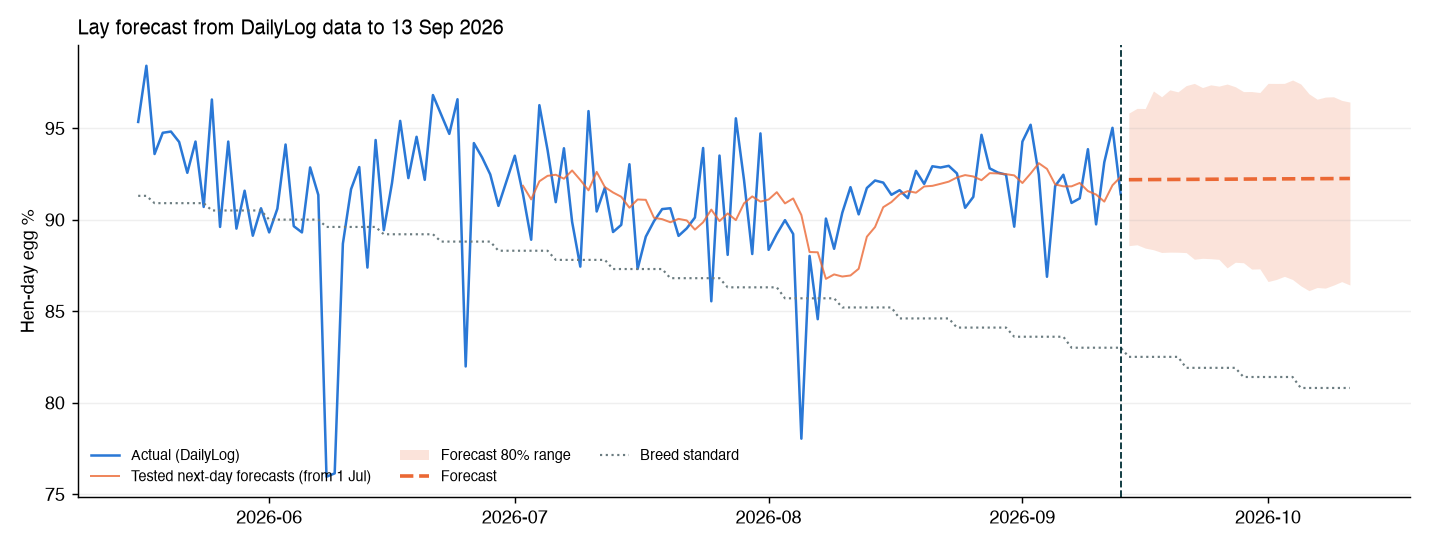

This chart was generated by the following Python code:
#!/usr/bin/env python3
"""Lay (HPED) forecast for the Flock Vet panel: one model for the next 3 days and the next 4 weeks.

This is a forecast, not a measurement. Egg data: the farm's manual DailyLog only (camera counts are
not used). Data preparation (HPED formula as in the app, exclusions, breed standard, shed THI and the
flock's own Gompertz lay curve) is reused from hped_forecast.py.

The model shown in the app
  level  L(d)  mean of HPED / curve over the flock's last 7 logged days up to day d
  curve  s(t)  the flock's own lay curve (Gompertz rise with linear decline, refitted on data up to d)
  forecast for day t (1-28 days ahead): L(d) x s(t), the recent level carried along the curve

Also tested (lay_backtest.csv): level windows of 3/7/14 days; the breed standard or a flat line as the
curve; and a ridge-regression adjustment for the next 3 days from the last days' departure from the
level, the weekday, shed heat (THI), water per bird, cracked eggs, egg-size mix and mortality. None was
reliably more accurate, so the shown model stays the simple one.

Testing: a forecast is made from every day (rolling origin) using only data up to that day; scored on
forecasts made 15 Apr - 30 Jun and from 1 Jul. A separate "dip watch" reports big drops in water per
bird with their past track record.

Run from the repository root:
    /Users/dylangeldenhuys/Code/Dashboard/analysis/.venv/bin/python analysis/ai_demo/forecast/lay_forecast.py [--offline]

Read-only on every source. Writes src/data/ai-demo/hped_forecast.json, and lay_forecast.png and
lay_backtest.csv (every tested set-up) next to this script.
"""

from __future__ import annotations

import argparse
import json
import sys
from datetime import datetime, timezone
from pathlib import Path

import numpy as np
import pandas as pd
from sklearn.linear_model import Ridge

HERE = Path(__file__).resolve().parent
sys.path.insert(0, str(HERE))
import hped_forecast as H  # noqa: E402  (shared data preparation)

ROOT = HERE.parents[2]
JSON_OUT = ROOT / "src" / "data" / "ai-demo" / "hped_forecast.json"
PNG_OUT = HERE / "lay_forecast.png"
CSV_OUT = HERE / "lay_backtest.csv"
DAY = pd.Timedelta(days=1)

SHORT_H, LONG_H = 3, 28
SEL_START, SEL_END = pd.Timestamp("2026-04-15"), pd.Timestamp("2026-06-30")
REP_START = pd.Timestamp("2026-07-01")
LEVEL_KS = (3, 7, 14)
SHAPES = ("flock", "standard", "flat")
ADJUSTS = ("recent", "signals")
ALPHAS = (3.0, 30.0, 300.0)
MIN_TRAIN = 40          # training rows needed before the adjustment is used
DIP_PTS = 4.0           # a dip: lay at least 4 points below the recent level
WARN_PTS = 2.0          # a warning: the forecast is at least 2 points below the recent level
HISTORY_DAYS = 120
WM = {"WM1": "24e124136f451854", "WM2": "24e124136f456303"}
WEEKDAYS = ["Mon", "Tue", "Wed", "Thu", "Fri", "Sat"]  # Sunday is the reference day
RECENT = ["dev1", "dev3"]
SIGNALS = ["heat", "heat_rise", "water_drop", "cracked", "size", "mortality"]
GROUP = {"dev1": "Recent days", "dev3": "Recent days", "heat": "Shed heat (THI)", "heat_rise": "Shed heat (THI)",
         "water_drop": "Water per bird", "cracked": "Cracked eggs", "size": "Egg-size mix", "mortality": "Mortality",
         **{f"wd_{w}": "Weekday pattern" for w in WEEKDAYS}}
SHAPE_TEXT = {"flock": "the flock's own lay curve (Gompertz rise and slow decline)",
              "standard": "the breed-standard curve", "flat": "a flat line"}
SIGNAL_INFO = [
    {"key": "recent", "label": "Lay over the last 1–3 days compared with the recent level"},
    {"key": "weekday", "label": "Weekday pattern in the egg log"},
    {"key": "heat", "label": "Shed heat (THI peak, and its rise over the past week)"},
    {"key": "water", "label": "Drop in water per bird compared with the past week"},
    {"key": "cracked", "label": "Cracked eggs % compared with the past 4 weeks"},
    {"key": "size", "label": "Share of large eggs compared with the past 4 weeks"},
    {"key": "mortality", "label": "Deaths over the last 3 days compared with normal"},
]


# ----------------------------------------------------------------------------------------- inputs
def daily_water(offline: bool, live_hens: pd.Series) -> pd.Series:
    """Whole-house water per live bird (ml/bird/day) on days both A-frame meters reported fully."""
    p = H.CACHE / "meter_readings.parquet"
    if not offline:
        try:
            m = H.read_bronze_prefix("meter_readings/")
            m[["dev_eui", "time", "pulse_total"]].to_parquet(p, index=False)
        except Exception as e:  # noqa: BLE001
            print(f"[warn] bronze meter readings unavailable ({e}); using cache")
    m = pd.read_parquet(p if p.exists() else H.FALLBACK_CACHE / "meter_readings.parquet")
    per_arm = {}
    for arm, dev in WM.items():
        d = m[m["dev_eui"] == dev].copy()
        d["local"] = pd.to_datetime(d["time"]) + pd.Timedelta(hours=2)
        d = d.sort_values("local").drop_duplicates("local")
        inc = pd.to_numeric(d["pulse_total"], errors="coerce").diff()
        ok = (inc >= 0) & (d["local"].diff() <= pd.Timedelta(minutes=25))   # resets and gaps are not spread
        day = d["local"].dt.normalize()
        litres = (inc.where(ok) * 10).groupby(day).sum(min_count=1)
        per_arm[arm] = litres.where(ok.groupby(day).sum() >= 130)          # about 144 readings a day
    house = per_arm["WM1"] + per_arm["WM2"]
    birds = live_hens.reindex(house.index.union(live_hens.index)).ffill().reindex(house.index)
    return (house * 1000 / birds).dropna()


def signal_frame(cal: pd.DataFrame, cclim: pd.DataFrame, water: pd.Series) -> pd.DataFrame:
    """Warning signals as known at the end of each day."""
    idx = cal.index
    thi = cclim["thi_max"].reindex(idx)
    w = water.reindex(idx)
    base_w = w.shift(1).rolling(7, min_periods=4).median()
    dmg, big = cal["damaged_pct"], cal["large_share"]
    mort = cal["mortality"].where(cal["has_log"])
    f = pd.DataFrame(index=idx)
    f["heat"] = thi
    f["heat_rise"] = thi - thi.shift(1).rolling(7, min_periods=4).mean()
    f["water_drop"] = np.minimum(0.0, np.log(w / base_w))       # drops only; rises are not a warning
    f["cracked"] = dmg - dmg.shift(1).rolling(28, min_periods=10).mean()
    f["size"] = big - big.shift(1).rolling(28, min_periods=10).mean()
    f["mortality"] = mort.rolling(3, min_periods=1).sum() - 3 * mort.shift(3).rolling(28, min_periods=10).median()
    return f


# ------------------------------------------------------------------------------------------ model
_FLOCK_CURVES: dict[pd.Timestamp, pd.Series] = {}


def shape_for(cal: pd.DataFrame, kind: str, cutoff: pd.Timestamp) -> pd.Series:
    if kind == "standard":
        return cal["standard"]
    if kind == "flat":
        return pd.Series(100.0, index=cal.index)
    if cutoff not in _FLOCK_CURVES:
        try:
            popt = H.fit_gompertz(cal, cutoff)
            _FLOCK_CURVES[cutoff] = pd.Series(H.gompertz(cal["t_days"].astype(float).values, *popt), index=cal.index)
        except Exception:  # noqa: BLE001  (rare non-convergence: reuse the previous day's curve)
            prev = max(k for k in _FLOCK_CURVES if k < cutoff)
            _FLOCK_CURVES[cutoff] = _FLOCK_CURVES[prev]
    return _FLOCK_CURVES[cutoff]


def level_frame(hped_valid: pd.Series, shape: pd.Series, k: int) -> pd.DataFrame:
    """Per day: the level (mean HPED/shape over the last k logged days) and the last days' departures."""
    r = (hped_valid / shape.reindex(hped_valid.index)).dropna()
    lvl = r.rolling(k, min_periods=max(2, k // 2)).mean()
    out = pd.DataFrame({"L": lvl, "dev1": r - lvl, "dev3": r.rolling(3, min_periods=2).mean() - lvl})
    return out.reindex(shape.index).ffill()   # days without a log keep the last known values


def design(lv: pd.DataFrame, sig: pd.DataFrame, origins: pd.DatetimeIndex, h: int, adjust: str) -> pd.DataFrame:
    X = pd.DataFrame(index=origins)
    X[RECENT] = lv.loc[origins, RECENT].values
    wd = (origins + h * DAY).dayofweek
    for i, w in enumerate(WEEKDAYS):
        X[f"wd_{w}"] = (wd == i).astype(float)
    if adjust == "signals":
        X[SIGNALS] = sig.loc[origins, SIGNALS].values
    return X


def fit_adjust(X: pd.DataFrame, y: pd.Series, alpha: float):
    mu, sd = X.mean(), X.std(ddof=0).replace(0, 1.0)
    Z = ((X - mu) / sd).fillna(0.0)
    return Ridge(alpha=alpha).fit(Z.values, y.values), mu, sd


def forecast_from(cal, sig, hped_valid, origin, cfg, horizons, train_start, with_parts=False):
    """Forecasts made at the end of `origin` with only data up to it. Returns rows per horizon."""
    k, kind, adjust, alpha = cfg
    shape = shape_for(cal, kind, origin)
    known = hped_valid.loc[:origin]
    lv = level_frame(known, shape, k)
    L = lv.at[origin, "L"]
    if not np.isfinite(L):
        return []
    r_known = known / shape.reindex(known.index)
    rows = []
    for h in horizons:
        t = origin + h * DAY
        base = L * shape.at[t]
        adj, parts = 0.0, {}
        if adjust != "none" and h <= SHORT_H:
            tr = lv.index[(lv.index >= train_start) & (lv.index <= origin - h * DAY)]
            tgt = r_known.reindex(tr + h * DAY).values - lv.loc[tr, "L"].values
            keep = np.isfinite(tgt) & np.isfinite(lv.loc[tr, "L"].values)
            if keep.sum() >= MIN_TRAIN:
                X = design(lv, sig, tr[keep], h, adjust)
                model, mu, sd = fit_adjust(X, pd.Series(tgt[keep], index=tr[keep]), alpha)
                z = ((design(lv, sig, pd.DatetimeIndex([origin]), h, adjust) - mu) / sd).fillna(0.0)
                adj = float(model.predict(z.values)[0]) * shape.at[t]
                if with_parts:
                    for col, c in zip(z.columns, model.coef_ * z.values[0]):
                        parts[GROUP[col]] = parts.get(GROUP[col], 0.0) + float(c) * shape.at[t]
        rows.append({"origin": origin, "h": h, "date": t, "base": base, "forecast": base + adj, "adj": adj,
                     "parts": parts})
    return rows


def run_backtest(cal, sig, hped_valid, origins, cfg, horizons, train_start, with_parts=False) -> pd.DataFrame:
    rows = []
    for d in origins:
        rows += forecast_from(cal, sig, hped_valid, d, cfg, horizons, train_start, with_parts)
    bt = pd.DataFrame(rows)
    bt["actual"] = hped_valid.reindex(bt["date"]).values
    bt["err"] = bt["forecast"] - bt["actual"]
    return bt


def mae(bt: pd.DataFrame) -> float:
    return float(bt["err"].abs().mean())


# ------------------------------------------------------------------------------------------- main
MODEL = (7, "flock", "none", 0)   # the shown model: last-7-day level along the flock's own Gompertz curve
BENCH = (7, "flat", "none", 0)    # plain last-7-day average
WATER_DROP = 0.6                  # dip watch: water per bird below 60% of the past week's median


def variants_table(cal, sig, hv, sel, long_sel, rep, long_rep, ts) -> pd.DataFrame:
    """Every tested set-up, scored on forecasts made Apr-Jun and Jul-Sep (mean absolute error, HPED points)."""
    configs = [(k, s, "none", 0) for k in LEVEL_KS for s in SHAPES] + \
              [(MODEL[0], MODEL[1], a, al) for a in ADJUSTS for al in ALPHAS]
    rows = []
    for cfg in configs:
        row = {"level_days": cfg[0], "shape": cfg[1], "adjust": cfg[2], "alpha": cfg[3] or None}
        for name, origins in (("3day_apr_jun", sel), ("3day_jul_sep", rep)):
            row[name] = round(mae(run_backtest(cal, sig, hv, origins, cfg, range(1, SHORT_H + 1), ts)), 3)
        if cfg[2] == "none":
            for name, origins in (("4wk_apr_jun", long_sel), ("4wk_jul_sep", long_rep)):
                row[name] = round(mae(run_backtest(cal, sig, hv, origins, cfg, range(1, LONG_H + 1), ts)), 3)
        rows.append(row)
    return pd.DataFrame(rows)


def main() -> None:
    ap = argparse.ArgumentParser()
    ap.add_argument("--offline", action="store_true", help="reuse the local cache instead of reading the sheet / S3")
    args = ap.parse_args()

    log, houses, am, src = H.load_inputs(args.offline)
    std_w, std_v = H.load_standard()
    cal, cclim, meta = H.build_calendar(log, houses, H.daily_climate(am), std_w, std_v)
    as_of = meta["as_of"]
    water = daily_water(args.offline, cal["live_hens"].dropna())
    sig = signal_frame(cal, cclim, water)
    valid = cal["has_log"] & ~cal["excluded"] & (cal["eggs"] > 0)
    hv = cal["hped"].where(valid).dropna()
    ts = meta["onset_end"] + 14 * DAY
    print(f"as_of {as_of:%Y-%m-%d}; valid days {len(hv)}; water days {len(water)}")

    sel = pd.date_range(SEL_START, SEL_END)
    long_sel = sel[sel + LONG_H * DAY <= as_of]
    rep = pd.date_range(REP_START, as_of - DAY)
    long_rep = rep[rep + LONG_H * DAY <= as_of]

    table = variants_table(cal, sig, hv, sel, long_sel, rep, long_rep, ts)
    table.to_csv(CSV_OUT, index=False)
    print(table.to_string(index=False))
    is_model = (table["level_days"] == MODEL[0]) & (table["shape"] == MODEL[1]) & (table["adjust"] == "none")
    with_signals = table[table["adjust"] != "none"]
    model_row = table[is_model].iloc[0]

    # The shown model and the plain average, on forecasts made from 1 Jul.
    short_rep = run_backtest(cal, sig, hv, rep, MODEL, range(1, SHORT_H + 1), ts)
    short_bench = run_backtest(cal, sig, hv, rep, BENCH, range(1, SHORT_H + 1), ts)
    long_rep_bt = run_backtest(cal, sig, hv, long_rep, MODEL, range(1, LONG_H + 1), ts)
    long_bench = run_backtest(cal, sig, hv, long_rep, BENCH, range(1, LONG_H + 1), ts)
    by_h = short_rep.dropna(subset=["actual"]).groupby("h")["err"].apply(lambda e: e.abs().mean())

    # Uncertainty: 10th-90th percentile of past errors at each horizon (all tested forecasts from 15 Apr).
    tested = pd.concat([run_backtest(cal, sig, hv, long_sel, MODEL, range(1, LONG_H + 1), ts), long_rep_bt,
                        short_rep[short_rep["origin"] > long_rep.max()]])
    q = {}
    for h in range(1, LONG_H + 1):
        e = (tested.loc[tested["h"] == h, "actual"] - tested.loc[tested["h"] == h, "forecast"]).dropna()
        q[h] = (float(e.quantile(0.1)), float(e.quantile(0.9)))

    final = pd.DataFrame(forecast_from(cal, sig, hv, as_of, MODEL, range(1, LONG_H + 1), ts))
    final["lower"] = [f + q[h][0] for f, h in zip(final["forecast"], final["h"])]
    final["upper"] = [f + q[h][1] for f, h in zip(final["forecast"], final["h"])]
    final["standard"] = cal["standard"].reindex(final["date"]).values

    # Dip watch from water: a big drop in water per bird, and how often one was followed by a dip.
    level = hv.rolling(7, min_periods=4).mean().reindex(cal.index).ffill()
    hp = cal["hped"].where(valid)
    wd = water.reindex(cal.index)
    ratio = wd / wd.shift(1).rolling(7, min_periods=4).median()

    def dip_within(d: pd.Timestamp, days: int = SHORT_H) -> bool:
        return bool((hp.loc[d + DAY: d + days * DAY] <= level[d] - DIP_PTS).any())

    era = [d for d in cal.index[(cal.index <= as_of - SHORT_H * DAY)] if np.isfinite(ratio.get(d, np.nan))]
    drops = [d for d in era if ratio[d] < WATER_DROP]
    followed = sum(dip_within(d) for d in drops)
    base_rate = float(np.mean([dip_within(d) for d in era])) if era else float("nan")
    latest = [d for d in (as_of - DAY, as_of) if np.isfinite(ratio.get(d, np.nan))]
    dropped_now = [d for d in latest if ratio[d] < WATER_DROP]
    if dropped_now:
        d = dropped_now[-1]
        watch = {"status": "watch", "message": (f"Water per bird on {d:%a %d %b} was {ratio[d] * 100:.0f}% of the past week's "
                 f"normal. In the past, {followed} of {len(drops)} drops like this were followed by a lay dip within 3 days.")}
    else:
        last = latest[-1] if latest else None
        watch = {"status": "normal", "message": (
            "No big drop in water per bird in the last two days" + (f" (latest {ratio[last] * 100:.0f}% of normal)." if last else ".")
            + f" In the past, {followed} of {len(drops)} big water drops were followed by a lay dip within 3 days, "
            f"against about {base_rate * 100:.0f}% of days overall — a hint, not yet a reliable warning.")}
    watch["track_record"] = {"water_drops": len(drops), "followed_by_dip": int(followed),
                             "base_rate_pct": round(base_rate * 100), "threshold_pct": int(WATER_DROP * 100)}

    # Recent dips seen by the next-day forecast: did lay bounce straight back (a likely counting carry-over)?
    one = short_rep[short_rep["h"] == 1].dropna(subset=["actual"]).set_index("date")
    dip_rows = one[(one["actual"] - one["base"] <= -DIP_PTS)]
    recent_dips = []
    for t, r in dip_rows[dip_rows.index > as_of - 60 * DAY].iterrows():
        after = hv.loc[t + DAY: t + 2 * DAY]
        low_days, d = 1, t + DAY
        while d in hv.index and hv[d] <= r.base - DIP_PTS:
            low_days, d = low_days + 1, d + DAY
        before = ratio.loc[t - SHORT_H * DAY: t - DAY]
        recent_dips.append({
            "date": f"{t:%Y-%m-%d}", "hped": round(float(r.actual), 2), "expected": round(float(r.base), 2),
            "drop_pts": round(float(r.actual - r.base), 2), "days_low": int(low_days),
            "bounced_back": bool(len(after) and after.iloc[0] >= r.base - WARN_PTS),
            "next_day_hped": None if not len(after) else round(float(after.iloc[0]), 2),
            "water_drop_before": bool((before < WATER_DROP).any())})
    all_dips = one[(one["actual"] - one["base"] <= -DIP_PTS)]
    bounced = sum(1 for t, r in all_dips.iterrows()
                  if len(hv.loc[t + DAY: t + 2 * DAY]) and hv.loc[t + DAY: t + 2 * DAY].iloc[0] >= r.base - WARN_PTS)

    best_sig = with_signals.loc[with_signals["3day_jul_sep"].idxmin()]
    signals_note = (f"Adding shed heat, water, cracked eggs, egg size and mortality did not make the 3-day forecast reliably "
                    f"better: the best version was worse on forecasts made Apr–Jun ({best_sig['3day_apr_jun']:.2f} vs "
                    f"{model_row['3day_apr_jun']:.2f} points) and within {abs(model_row['3day_jul_sep'] - best_sig['3day_jul_sep']):.2f} "
                    f"points from Jul ({best_sig['3day_jul_sep']:.2f} vs {model_row['3day_jul_sep']:.2f}).")
    print(signals_note)

    next_days = [{"date": f"{r.date:%Y-%m-%d}", "hped": round(r.forecast, 2), "lower": round(r.lower, 2),
                  "upper": round(r.upper, 2), "standard": round(r.standard, 2)}
                 for r in final[final["h"] <= SHORT_H].itertuples()]
    outlook = [{"date": f"{r.date:%Y-%m-%d}", "hped": round(r.forecast, 2), "lower": round(r.lower, 2),
                "upper": round(r.upper, 2), "standard": round(r.standard, 2)} for r in final.itertuples()]
    hist = cal.loc[as_of - (HISTORY_DAYS - 1) * DAY: as_of]
    history = [{"date": f"{d:%Y-%m-%d}", "hped": None if pd.isna(r.hped) else round(float(r.hped), 2),
                "standard": round(float(r.standard), 2), "excluded": bool(r.excluded)}
               for d, r in hist.iterrows() if r.has_log]
    curve = shape_for(cal, "flock", as_of)
    snap = {
        "generated_at": datetime.now(timezone.utc).isoformat(timespec="seconds"),
        "farm_id": H.FARM_ID, "house_id": H.HOUSE, "as_of": f"{as_of:%Y-%m-%d}",
        "model": {
            "name": "Recent level along the flock's own lay curve",
            "description": (f"Starts from the flock's average over its last {MODEL[0]} logged days and carries it along "
                            "the flock's own lay curve (a Gompertz rise with a slow decline, fitted to this flock's "
                            "DailyLog). It was the most accurate set-up we tested."),
            "level_days": MODEL[0],
            "curve_slope_pts_per_week": round(float((curve[as_of + 28 * DAY] - curve[as_of]) / 4), 2),
        },
        "next_days": next_days,
        "dip_watch": watch,
        "outlook": outlook,
        "accuracy": {
            "tested_from": f"{REP_START:%Y-%m-%d}", "tested_to": f"{as_of:%Y-%m-%d}",
            "forecasts_made": int(short_rep["origin"].nunique()),
            "next_day_mae": round(float(by_h.get(1, np.nan)), 2), "three_day_mae": round(mae(short_rep), 2),
            "four_week_mae": round(mae(long_rep_bt), 2),
            "benchmark": {"name": "Plain last-7-day average", "three_day_mae": round(mae(short_bench), 2),
                          "four_week_mae": round(mae(long_bench), 2)},
            "dips": int(len(all_dips)), "dips_bounced_back": int(bounced),
            "signals_note": signals_note,
        },
        "history": history,
        "recent_dips": recent_dips,
        "notes": [
            f"This is a forecast, not a measurement. It uses only the farm's manual DailyLog egg counts up to "
            f"{as_of:%Y-%m-%d} (the last day with eggs logged). Camera egg counts are not used.",
            f"Tested by forecasting from every day using only the data available that day: {int(short_rep['origin'].nunique())} "
            f"forecasts made from {REP_START:%d %b}. Set-ups were compared on forecasts made 15 Apr – 30 Jun as well "
            "(lay_backtest.csv).",
            "The flock's own curve and a flat line scored the same over 4 weeks; the generic breed-standard curve was "
            "worse because this flock is not declining as steeply. The flock curve is kept because it will bend down "
            "as the flock ages.",
            f"A dip means lay at least {DIP_PTS:.0f} points below the recent level. {bounced} of the {len(all_dips)} dips "
            "since July bounced straight back the next day, which points to eggs counted on the wrong day rather "
            "than a real drop.",
            "The range is the 10th–90th percentile of past forecast errors at the same number of days ahead.",
            "HPED = (small + medium + large + XL + jumbo) / live hens × 100, as in the app. Live hens = starting hens "
            "minus cumulative DailyLog mortality.",
            "Shed heat has not yet reached heat-stress levels (THI 27.8) in this flock's data.",
        ],
    }
    JSON_OUT.write_text(json.dumps(snap, indent=1))
    make_plot(cal, hv, short_rep, final, as_of, PNG_OUT)
    print(f"model 3-day MAE {mae(short_rep):.2f} (next day {by_h.get(1, np.nan):.2f}) vs average {mae(short_bench):.2f}; "
          f"4-week {mae(long_rep_bt):.2f} vs {mae(long_bench):.2f}")
    print(f"dips since Jul {len(all_dips)}, bounced back next day {bounced}; water drops {len(drops)}, followed {followed}, "
          f"base rate {base_rate:.2f}; dip watch now: {watch['status']}")
    print(f"wrote {JSON_OUT.relative_to(ROOT)} ({JSON_OUT.stat().st_size / 1024:.0f} KB)")
    for d in next_days:
        print("  next:", d)
    for d in recent_dips:
        print("  dip:", d)


def make_plot(cal, hped_valid, short_rep, final, as_of, path) -> None:
    import matplotlib
    matplotlib.use("Agg")
    import matplotlib.pyplot as plt
    plt.rcParams["font.sans-serif"] = ["Inter", "Helvetica", "Arial", "DejaVu Sans"]
    start = as_of - HISTORY_DAYS * DAY
    fig, ax = plt.subplots(figsize=(11, 4.2))
    h = hped_valid.loc[start:]
    ax.plot(h.index, h.values, color="#2a78d6", lw=1.4, label="Actual (DailyLog)")
    one = short_rep[short_rep["h"] == 1].set_index("date")["forecast"]
    ax.plot(one.index, one.values, color="#eb6834", lw=1.1, alpha=0.8, label="Tested next-day forecasts (from 1 Jul)")
    f = final.set_index("date")
    ax.fill_between(f.index, f["lower"], f["upper"], color="#eb6834", alpha=0.18, lw=0, label="Forecast 80% range")
    ax.plot(f.index, f["forecast"], color="#eb6834", lw=2, ls="--", label="Forecast")
    s = cal["standard"].loc[start: f.index.max()]
    ax.plot(s.index, s.values, color="#6B7C80", lw=1.2, ls=":", label="Breed standard")
    ax.axvline(as_of, color="#002E35", lw=1, ls="--")
    ax.set_ylabel("Hen-day egg %")
    ax.set_title(f"Lay forecast from DailyLog data to {as_of:%d %b %Y}", loc="left", fontsize=11)
    ax.legend(loc="lower left", fontsize=8, ncol=3, frameon=False)
    ax.grid(axis="y", alpha=0.2)
    for sp in ("top", "right"):
        ax.spines[sp].set_visible(False)
    fig.tight_layout()
    fig.savefig(path, dpi=130)
    plt.close(fig)


if __name__ == "__main__":
    main()
